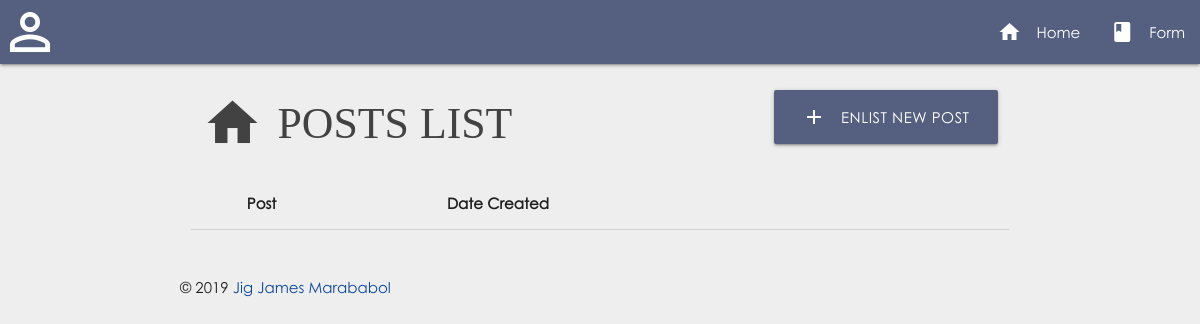
Before: / with the older database file.
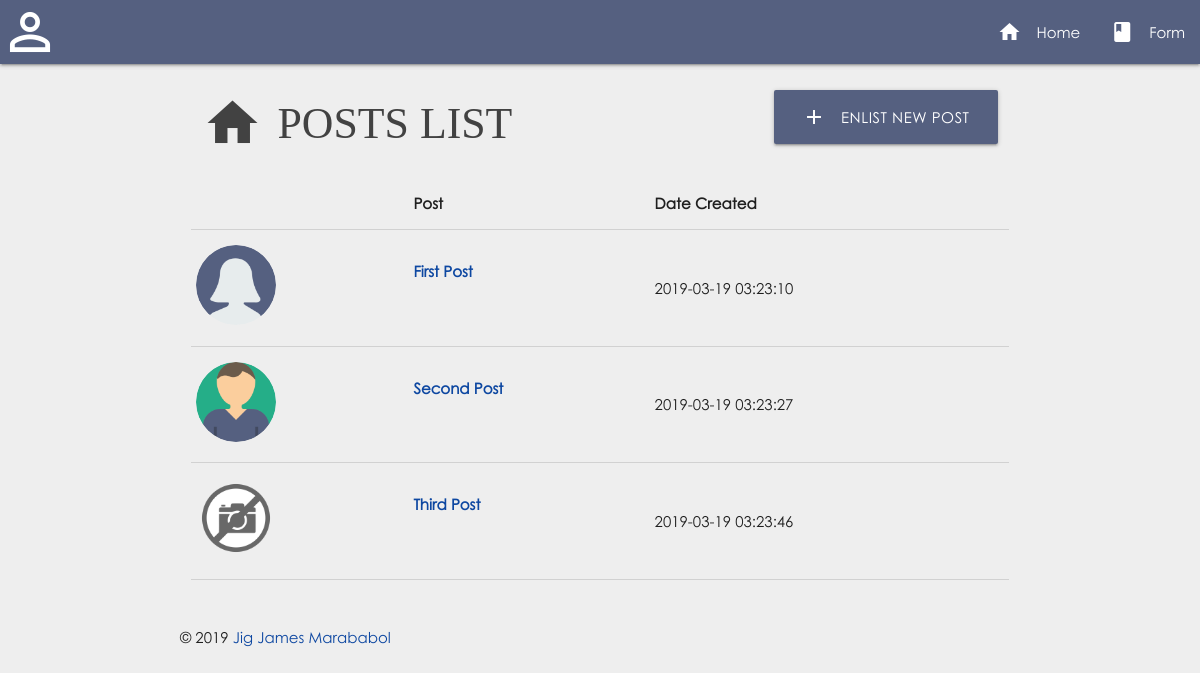
After: the same page with the newer database file.
### tables this page shows
CREATE TABLE IF NOT EXISTS `marababol` (
  `mId` int(11) NOT NULL AUTO_INCREMENT,
  `mtitle` varchar(100) NOT NULL,
  `intro` varchar(100) NOT NULL,
  `ending` varchar(100) NOT NULL,
  `imageurl` text,
  `dateCreated` timestamp NOT NULL DEFAULT CURRENT_TIMESTAMP,
  PRIMARY KEY (`mId`)
);

### views/layouts/content.php (called while the page is built)
<?php global $content ?>
<?php view::make('layouts/header') ?>
<?php view::make($content) ?>
<?php view::make('layouts/footer') ?>

### index.php (called while the page is built, shortened)
<?php @ob_start(); include('config/view.php'); include('config/URI.php');
	$page = (isset($_REQUEST['p']) && !empty($_REQUEST['p']) ? $_REQUEST['p'] : 'dashboard');
	$styles	= [
			"vendor/materialize.min",
			"vendor/dataTables.material.min",
			"vendor/sweetalert2.min",
			"main/global",
	];
	$scripts = [
			"vendor/jquery.min",
			"vendor/materialize.min",
			"vendor/sweetalert2.all.min",
			"vendor/dataTables.material.min",
			"main/global",
	];
	switch ($page) {
		case 'dashboard':
			array_push($scripts,"main/posts");
			$data    = [
					'title' =>  "Post List",
					"active" => "posts",
					'scripts'=>$scripts,
					'styles'=>$styles,
				     ];
		break;
	}
view::make("layouts/content");
?>

### config/config.php (called while the page is built)
<?php
	Class Config {
		private  $DB_HOST = "localhost";
		private  $DB_USERNAME="root";
		private  $DB_PASSWORD="";
		private  $DB_DATABASE = "testdb";
		public $DB_CONN = null;
		public function DB_CONNECT(){
			try{
				$this->DB_CONN = new PDO("mysql:host=".$this->DB_HOST.";dbname=".$this->DB_DATABASE, $this->DB_USERNAME, $this->DB_PASSWORD);
			} catch(PDOException $ex){
				die("Database connection : " . $ex->getMessage());
			}
			return $this->DB_CONN;
		}
	}
?>

### library/lib_posts.php (called while the page is built, shortened)
<?php
	class lib_posts extends Config {
		private $DB;
		private $table =	[
				"marababol" => "marababol"
				];
		function __construct(){
			$this->DB = $this->DB_CONNECT();
		}
		public function showPosts(){
			$data = [];
			$sql = $this->DB->query("SELECT * FROM ".$this->table['marababol']);
			while ($row = $sql->fetch(PDO::FETCH_ASSOC)) $data[] = $row;
			return $data;
		}
	}
?>

### views/modules/page-posts.php (the view, shortened to what this page needs)
<?php
	include ('config/config.php');
	include('library/lib_posts.php');
	$posts = new lib_posts(); $x = 1;
?>
<div class="container">
	<div class="row">
		<div class="col s12">
			<div class="valign-wrapper">
				<div class="col s12 m8">
					<h3 class="valign-wrapper grey-text text-darken-3"><i class="material-icons medium left">home</i>Posts List</h3>
				</div>
				<div class="col s12 m4">
					<a href="?p=form" class="btn btn-large waves-effect waves-light  theme-grey-bg white-text right hide-on-small-only"><i class="material-icons left">add</i>Enlist New post</a>
				</div>
			</div>
			<div class="postd-panel transparent frosted floating">
				<div class="col s12">
					<div class="row">
						<table class="table responsive-table highlight dataTable no-footer">
							<thead>
								<tr class="hide-on-med-and-down">
										<th></th>
										<th>Post</th>
										<th>Date Created</th>
									</tr>
								</thead>
								<tbody>
									<?php foreach ($posts->showPosts() as $key => $row): ?>
											<tr id="row<?=$row['mId'] ?>">
												<td><img src="<?=URI::picturePath(($row['imageurl'])? $row['imageurl'] : 'default.png')?>" alt="" class="circle responsive" width='80'></td>
												<td class="valign-wrapper">
													<p class="blue-text text-darken-4 bold"><a href="?p=post&id=<?=$row['mId'];?>" class="tooltipped"  data-position="right" data-tooltip="View Profile"><?=$row['mtitle'] ?></a></p>
												</td>
												<td><?=$row['dateCreated'] ?></a></td>
											</tr>
									<?php endforeach;?>
								</tbody>
						</table>
					</div>
				</div>
			</div>
		</div>
	</div>
</div>

### config/view.php
<?php
	class view {
		public static function make($file){
			if(!empty($file)){
				return include('views/'.$file.'.php');
			}
		}
	}
 ?>

### views/layouts/header.php (shortened to what this page needs)
<?php global $data; ?>
<!DOCTYPE html>
<html>
<head>
	<?php if(isset($data['styles'])) : ?>
	<?php foreach ($data['styles'] as $key) : ?>
		<link rel="stylesheet" type="text/css" href="<?php URI::style($key); ?>">
	<?php endforeach ?>
	<?php endif ?>
</head>
<body class="grey lighten-3">
	<nav>
	<div class="nav-wrapper theme-grey-bg">
		<a href="#!" class="brand-logo"><i class="material-icons medium">person_outline</i></a>
		<ul class="right hide-on-med-and-down">
			<li><a href="?p=dashboard"><i class="material-icons left">home</i>Home</a></li>
			<li><a href="?p=form"><i class="material-icons left">book</i>Form</a></li>
		</ul>
	</div>
</nav>

### config/URI.php (shortened to what this page needs)
<?php
	Class URI {
		public static function phpUrlPath() {
		    return $_SERVER['REQUEST_SCHEME'].'://' . $_SERVER['HTTP_HOST'] . '/' . explode('/', $_SERVER['REQUEST_URI'])[1];
		}
		public static function style($fileName) {
			if(!empty($fileName)) {
				echo self::phpUrlPath() . '/public/assets/stylesheets/'.$fileName.'.css';
			}
		}
		public static function picturePath($FILES_NAME){
			echo self::phpUrlPath() . "/public/uploads/".$FILES_NAME;
		}
	}
 ?>

### views/layouts/footer.php (shortened to what this page needs)
		<footer class="footer">
			<div class="container">
				<p class="copyright">
					&copy; <script>document.write(new Date().getFullYear())</script> <a href="http://www.facebook.com/imlogicgates">Jig James Marababol</a>
				</p>
			</div>
		</footer>
</body>
</html>

### public/assets/stylesheets/main/global.css (style rules this page uses)
* { font-family: 'centurygothic' !important; }
h1,h2,h3,h4,h5 { font-family: 'FuturaPTBold' !important; text-transform: uppercase; }
a, .tabs .tab a { color: #0d47a1; }
i.material-icons.medium { font-size: 4rem !important; }
.material-icons { line-height: 1; letter-spacing: normal; text-transform: none; display: inline-block; white-space: nowrap; word-wrap: normal; direction: ltr; font-family: 'Material Icons' !important; font-weight: normal; font-style: normal; font-size: 24px; -webkit-font-feature-settings: 'liga'; -webkit-font-smoothing: antialiased; }
.bold { font-weight: bold !important; }
.theme-grey-bg { background-color: #556080 !important; }

Changed rows visible on the page:
added marababol: imageurl (picture), mtitle "First Post", dateCreated "2019-03-19 03:23:10"
added marababol: imageurl (picture), mtitle "Second Post", dateCreated "2019-03-19 03:23:27"
added marababol: shows a picture, mtitle "Third Post", dateCreated "2019-03-19 03:23:46"
